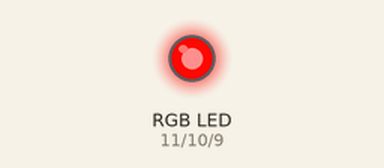
Recording of a sketch running on a simulated Arduino Uno, built with avr-gcc and run on an emulated ATmega328P. Parts: an RGB LED mixed from three pins (HIGH = lit).

Above: at 0.15 s.
At 6.15 s:
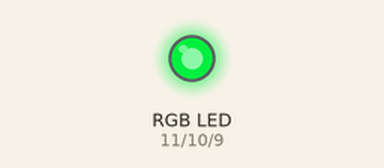
At 10.36 s:
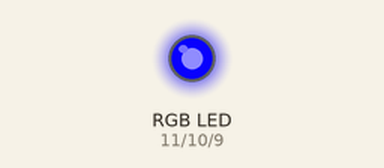
At 19.98 s:
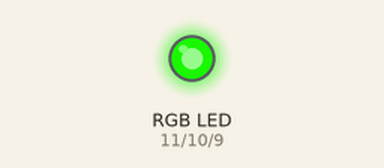
At 29.59 s:
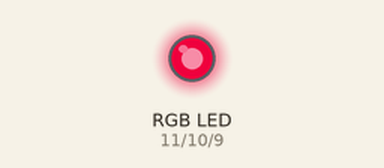
At 39.81 s:
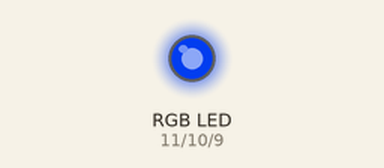
Timing chart, 0 to 40.0 s (numbered marks = the images above):
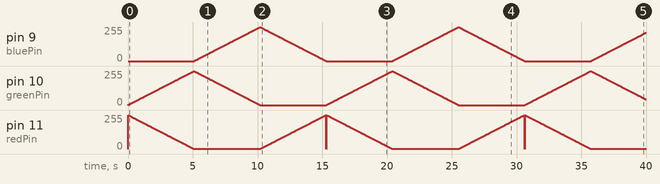

The sketch:

_5_Mood_Light.ino
```cpp
int redPin = 11; // pin connected to red leg of the RGB LED
int greenPin = 10; // pin connected to green leg of the RGB LED
int bluePin = 9; // pin connected to blue leg of the RGB LED
void setup() {
setRgb(0,0,0); // Set all colors at 0
}
void loop() {
int Rgb[3]; // 3 RGB pins
Rgb[0] = 0; // A value for each
Rgb[1] = 0;
Rgb[2] = 0;
for (int decrease = 0; decrease < 3; decrease += 1) { // colors increase and decrease in value
int increase = decrease == 2 ? 0 : decrease + 1;
for(int i = 0; i < 255; i += 1) { // Fade the colors
Rgb[decrease] -= 1;
Rgb[increase] += 1;
setRgb(Rgb[0], Rgb[1], Rgb[2]);
delay(20);
}
}
}
void setRgb( int red, int green, int blue) {
analogWrite(redPin, red);
analogWrite(greenPin, green);
analogWrite(bluePin, blue);
}
```
